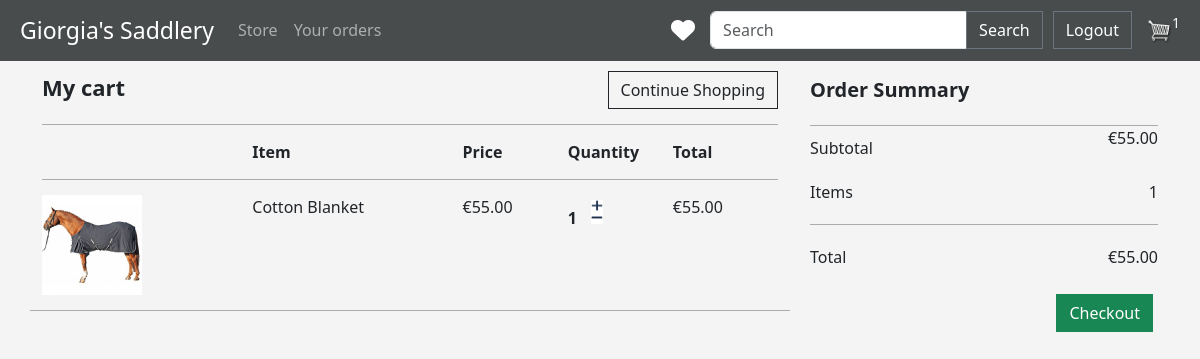
Screenshot of /cart/ (signed in) with the database file from the repository.
### store/models.py (models this page shows, shortened)
class OrderModel(models.Model):
    customer = models.ForeignKey(CustomerModel, on_delete=models.SET_NULL, blank=True, null=True)
    date_order = models.DateTimeField(auto_now_add=True)
    complete = models.BooleanField(default=False, null=True, blank=True)
    transaction_id = models.CharField(max_length=5, null=True)
    def calculate_cart_total(self):
        orderitems = self.orderitemmodel_set.all()
        total = sum([item.calculate_total for item in orderitems])
        return total
    def calculate_cart_items(self):
        orderitems = self.orderitemmodel_set.all()
        total = sum([item.quantity for item in orderitems])
        return total

class OrderItemModel(models.Model):
    product = models.ForeignKey(ProductModel, on_delete=models.SET_NULL, null=True, blank=True)
    order = models.ForeignKey(OrderModel, on_delete=models.SET_NULL, null=True, blank=True)
    quantity = models.IntegerField(default=0, null=True, blank=True)
    date_added = models.DateTimeField(auto_now_add=True)
    @property
    def calculate_total(self):
        total = self.product.price * self.quantity
        return total

class ProductModel(models.Model):
    name = models.CharField(max_length=200, null=True)
    price = models.FloatField()
    category = models.ForeignKey(CategoryModel, on_delete=models.SET_NULL, null=True)
    image = models.ImageField(null=True, blank=True)
    description = models.TextField(null=True, blank=True)
    numberOfLikes = models.IntegerField(default=0)
    @property
    def imageURL(self):   #senza questa funzione se ci fosse un prodotto senza immagine darebbe errore a tutta la pagina
        try:
            url = self.image.url
        except:
            url = ''
        return url

### store/views.py (the view)
# urls.py: path('cart/', views.cart, name="cart"),
def cart(request):
    customer = request.user.customermodel
    order, created = OrderModel.objects.get_or_create(customer=customer, complete=False)
    items_list = order.orderitemmodel_set.all()   #rende tutti gli item di quell'ordine
    cart_items = order.calculate_cart_items
    context = {'items_list': items_list, 'order': order, 'cart_items': cart_items}
    return render(request, 'store/cart.html', context)

### store/templates/store/cart.html (shortened to what this page needs)
{% extends 'store/main.html' %}
{% load static %}
{% block content %}
    <div class="row">
        <div class="col-lg-8 col-md-12">
            <div style="display: flex;justify-content: space-between;border-bottom:1px solid rgba(0, 0, 0, 0.3); padding-bottom: 15px;">
                <div style=" font-size:22px; ">
                    <strong> My cart </strong>
                </div>
                <div>
                    <a class= "btn btn-outline-dark" href="{% url 'store' %}"> Continue Shopping</a>
                </div>
            </div>
            <div style="display: flex; align-items: center; padding-bottom: 15px; padding-top:15px; border-bottom:1px solid rgba(0, 0, 0, 0.3);" >
                <div style="flex:2"> <strong> Item</strong></div>
                <div style="flex:1"> <strong> Price</strong> </div>
                <div style="flex:1"> <strong> Quantity</strong> </div>
                <div style="flex:1"> <strong> Total</strong> </div>
            </div>
                {% for item in items_list %}
                 <div class="row">
                    <div class="col lg-12" style="display: flex; border-bottom:1px solid rgba(0, 0, 0, 0.3); padding-bottom: 15px; padding-top: 15px">
                        <div style="flex:2">
                            <img src="{{item.product.imageURL}}" style="width: auto; height: 100px;">
                        </div>
                        <div style="flex:2"> {{item.product.name}}</div>
                        <div style="flex:1"> €{{item.product.price|floatformat:2}}</div>
                        <div style="flex:1">
                            <p class="quantity" style="margin-top:0px;">{{item.quantity}}</p>
                            <div class="quantity">
							<img data-product="{{item.product.id}}" data-action="add" class="change-quantity update-cart" src="{% static  'images/plus.png' %}" style="height: 12px; width: 12px; margin-top: 5px;">
							<img data-product="{{item.product.id}}" data-action="remove" class="change-quantity update-cart" src="{% static  'images/minus.png' %}" style="height: 12px; width: 12px; ">
						</div>
                        </div>
                        <div style="flex:1"> €{{item.calculate_total|floatformat:2}}</div>
                    </div>
                </div>
                {% endfor %}
        </div>
        <div class="col-lg-4 col-md-12" style="padding-left: 20px;">
            <div style="padding-bottom: 20px; margin-top:4px; border-bottom:1px solid rgba(0, 0, 0, 0.3); font-size:20px; ">
                <strong> Order Summary </strong>
            </div>
            <div style="display: flex; justify-content: space-between;padding-bottom: 20px; ">
                <div style="margin-top: 10px">
                    Subtotal
                </div>
                <div>
                    €{{order.calculate_cart_total|floatformat:2}}
                </div>
            </div>
            <div style="display: flex; justify-content: space-between; border-bottom:1px solid rgba(0, 0, 0, 0.3); padding-bottom: 20px; ">
                <div>
                    Items
                </div>
                <div>
                    {{order.calculate_cart_items}}
                </div>
            </div>
            <div style="display: flex; justify-content: space-between; padding-bottom: 20px; padding-top: 20px">
                <div>
                    Total
                </div>
                <div>
                    €{{order.calculate_cart_total|floatformat:2}}
                </div>
            </div>
            {% if order.calculate_cart_items > 0 %}
                <a  style="float:right; margin:5px;" class="btn btn-success" href="{% url 'checkout' %}">Checkout</a>
            {% else %}
                <hr>
                <div style="font-size: 18px;">Add something to your cart to proceed with your order!</div>
                <div style="margin-bottom:20px; display: flex; justify-content: right">
                <a  class="btn btn-outline-dark" href="{% url 'store' %}">&#x2190; Back to store</a>
            </div>
            {% endif %}
        </div>
    </div>
{% endblock content %}

### store/templates/store/main.html (shortened to what this page needs)
<!DOCTYPE html>
{% load static %}
<html lang="en">
<head>
    <link href="https://cdn.jsdelivr.net/npm/bootstrap@5.3.0-alpha3/dist/css/bootstrap.min.css" rel="stylesheet">
    <link rel="stylesheet" type="text/css" href="{% static 'css/main.css' %}">
</head>
<body>
<nav class="navbar navbar-expand-lg navbar-dark bg-dark" style="padding-right: 20px; padding-left: 20px;">
  <a class="navbar-brand" href="{% url 'store' %}" style="font-size: 23px;">  Giorgia's Saddlery </a>
  <div class="collapse navbar-collapse justify-content-between" id="navbarSupportedContent">
    <ul class="navbar-nav mr-auto">
      <li class="nav-item active">
        <a class="nav-link" href="{% url 'store' %}"> Store</a>
      </li>
      {% if request.user.is_authenticated %}
          <li class="nav-item ">
            <a class="nav-link" href="{% url 'orderHistory' %}"> Your orders</a>
          </li>
      {% endif%}
    </ul>
    <div class="form-inline my-2 my-lg-0 d-flex align-items-center">
        {% if request.user.is_authenticated %}
        <a href="{% url 'likedProducts' %}" style="text-decoration: none; margin-right: 15px" >
            <i class="fa-solid fa-heart fa-xl" style="color: white"></i>
        </a>
        {% endif %}
         <form class="form-inline my-2 my-lg-0" action="{% url 'search' %}" method=POST style="margin-right: 10px">
            <div class="input-group">
            <input class="form-control mr-sm-2" type="search" placeholder="Search" aria-label="Search" name="searched">
            <div class="input-group-append">
                <button class="btn btn-outline-secondary my-2 my-sm-0" type="submit" style="color: white">Search</button>
            </div>
            </div>
        </form>
        {% if request.user.is_authenticated %}
         		<a href="{% url 'logout' %}" class="btn btn-outline-secondary my-2 my-sm-0" type="submit" style="color: white">Logout</a>
        {% else %}
         		<a href="{% url 'login' %}" class="btn btn-outline-secondary my-2 my-sm-0" type="submit" style="color: white; margin-right: 10px;">Login</a>
                <a href="{% url 'register_user' %}" class="btn btn-outline-secondary my-2 my-sm-0" type="submit" style="color: white">Register</a>
        {% endif %}
        {% if request.user.is_authenticated %}
            <a href="{% url 'cart' %}">
                    <img  id="cart-icon" src="{% static 'images/cart.png' %}" >
            </a>
            <p id="cart-total" style="color:white; background-color: transparent; font-size: 14px;">{{cart_items}}</p>
        {% endif %}
    </div>
  </div>
</nav>
<div class="container" style="margin-bottom: 30px">
    {% block content%}
    {% endblock content%}
</div>
</body>
</html>

### static/css/main.css (style rules this page uses)
body { background-color: #f4f4f4; }
.bg-dark { background-color: #494c4c !important; }
#cart-icon { width:25px; display: inline-block; margin-left: 15px; }
.col-lg-4, .col-lg-6, .col-lg-8, .col-lg-12 { margin-top: 10px; }
.btn { border-radius: 0; }
.quantity { display: inline-block; font-weight: 700; padding-right:10px; }
.change-quantity { width: 12px; cursor: pointer; display: block; transition:.1s; }

### store/templates/store/main.html (style rules this page uses)
body { background-color: #f4f4f4; }

### rows the page displays
OrderModel: id.quantity "1", calculate_cart_total "55.00", calculate_cart_items "1"
OrderItemModel: product.imageURL (picture), product.name "Cotton Blanket", product.price "55.00", quantity "1", calculate_total "55.00"
